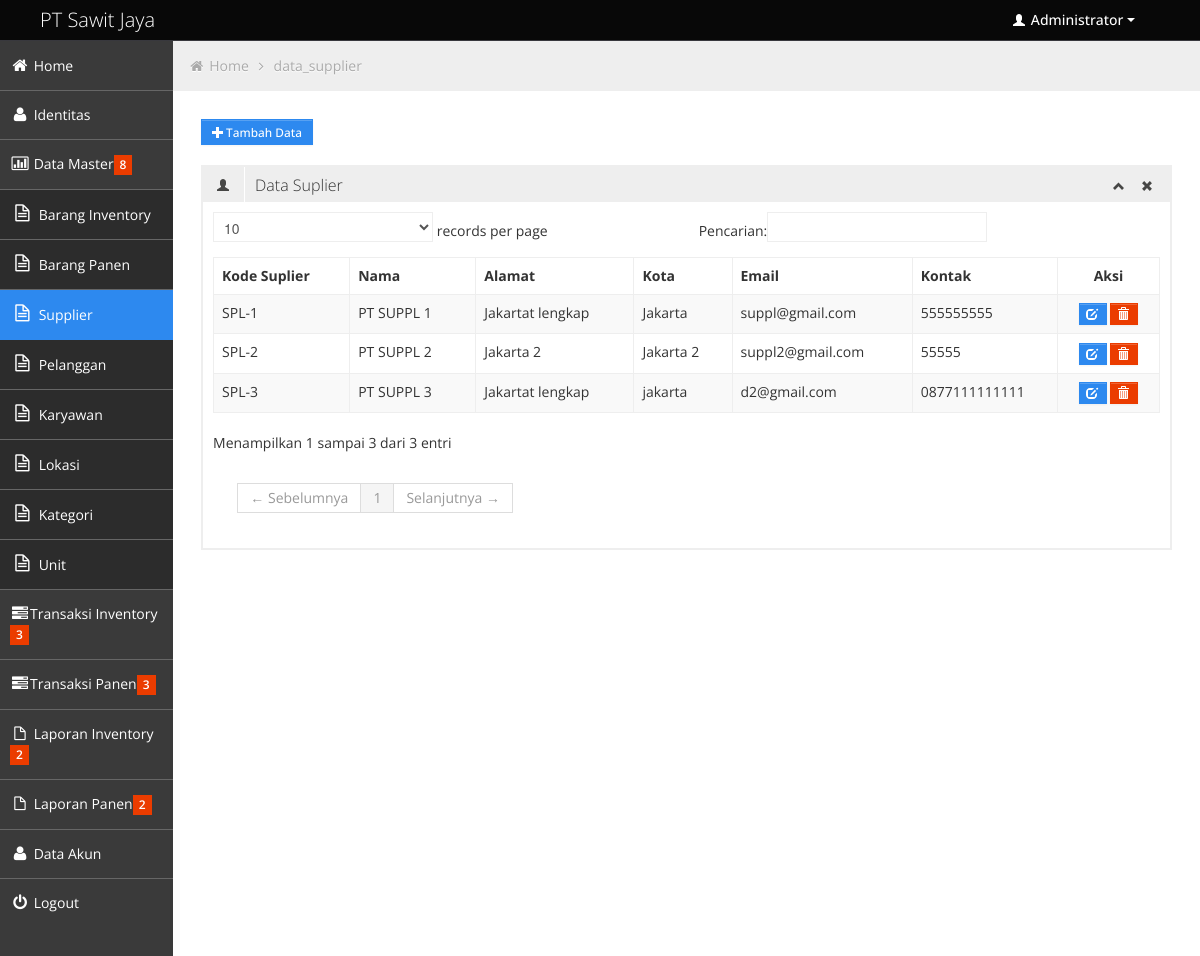
The app's page /index.php?halaman=data_supplier (signed in) with its own data.
### tables this page shows
CREATE TABLE IF NOT EXISTS `identitas` (
  `id_identitas` int(3) NOT NULL AUTO_INCREMENT,
  `nama_identitas` varchar(100) NOT NULL,
  `alamat` varchar(30) NOT NULL,
  `telp` varchar(12) NOT NULL,
  `keterangan` varchar(30) NOT NULL,
  PRIMARY KEY (`id_identitas`)
);

CREATE TABLE IF NOT EXISTS `supplier` (
  `inc` int(9) NOT NULL,
  `supplier_id` varchar(9) NOT NULL,
  `supplier_nama` varchar(90) NOT NULL,
  `supplier_alamat` varchar(90) NOT NULL,
  `supplier_kota` varchar(50) NOT NULL,
  `supplier_email` varchar(90) NOT NULL,
  `supplier_kontak` varchar(20) NOT NULL,
  PRIMARY KEY (`inc`),
  KEY `supplier_id` (`supplier_id`)
);

### data_supplier.php (the view)
<a href='index.php?halaman=form_data_master&kode=supplier_insert' class='btn btn-small btn-primary'>
   <i class="halflings-icon white plus"></i><span>Tambah Data</span>
   </a>
   <br/>
   <br/>
<div class='row-fluid sortable'>
				<div class='box span12'>
					<div class='box-header' data-original-title>
						<h2><i class='halflings-icon user'></i><span class='break'></span>Data Suplier</h2>
						<div class='box-icon'>
							<a href='#' class='btn-minimize'><i class='halflings-icon chevron-up'></i></a>
							<a href='#' class='btn-close'><i class='halflings-icon remove'></i></a>
						</div>
					</div>
					<div class='box-content'>
						<table class='table table-striped table-bordered bootstrap-datatable datatable'>
						  <thead>
							  <tr>
		  <th>Kode Suplier</th>
          <th>Nama</th>
          <th>Alamat</th>
          <th>Kota</th>
          <th>Email</th>
          <th>Kontak</th>
          <th><center>Aksi</center></th>
							  </tr>
						  </thead>
						  <tbody>
							<?php
		$qtmpil_sup="select * from supplier order by inc asc";
		$qp_sup=mysql_query($qtmpil_sup);
		while($row2=mysql_fetch_array($qp_sup)){ ?>
		  <tr><td><?php echo "$row2[supplier_id]"; ?></td>
          <td><?php echo "$row2[supplier_nama]"; ?></td>
          <td><?php echo "$row2[supplier_alamat]"; ?></td>
          <td><?php echo "$row2[supplier_kota]"; ?></td>
          <td><?php echo "$row2[supplier_email]"; ?></td>
          <td><?php echo "$row2[supplier_kontak]"; ?></td>
          <td><center><?php echo "<a class='btn btn-mini btn-primary' href=index.php?halaman=form_ubah_data&kode=supplier_update&id=$row2[supplier_id]>"; ?>
          	 <i class='halflings-icon white edit'></i>
			 <?php echo "</a> ";
			 echo "<a class='btn btn-mini btn-danger' href='proses.php?proses=supplier_delete&id=$row2[supplier_id]'>"; ?>
          	 <i class='halflings-icon white trash'></i>
			 <?php echo "</a>";
          echo"</center></td>
							</tr>";
							$no++;}?>
						  </tbody>
					  </table>
					</div>
				</div>
			</div>

### header.php (shortened to what this page needs)
<div class="navbar">
	<div class="navbar-inner">
		<div class="container-fluid">
			<a class="brand" href="index.html"><span><?php echo"$idn[nama_identitas]";?></span></a>
			<div class="nav-no-collapse header-nav">
				<ul class="nav pull-right">
					<li class="dropdown">
						<a class="btn dropdown-toggle" data-toggle="dropdown" href="#">
							<i class="halflings-icon white user"></i> Administrator
							<span class="caret"></span>
						</a>
					</li>
				</ul>
			</div>
		</div>
	</div>
</div>

### css/halflings.css (style rules this page uses)
html, html .halflings { -webkit-font-smoothing: antialiased !important; }
.halflings-icon { display: inline-block; width: 14px; height: 14px; line-height: 14px; vertical-align: text-top; background-image: url(../img/glyphicons_halflings.svg); background-position: 0 0; background-repeat: no-repeat; vertical-align: top; *display: inline; *zoom: 1; *margin-right: .3em; }
.halflings-icon.white { background-image: url(../img/glyphicons_halflings-white.svg); }
.halflings-icon.user { background-position: -168px 0; }
.halflings-icon.remove { background-position: -312px 0; }
.halflings-icon.trash { background-position: -456px 0; }
.halflings-icon.edit { background-position: -96px -72px; }
.halflings-icon.plus { background-position: -408px -96px; }
.halflings-icon.chevron-up { background-position: -288px -120px; }

### records on screen
identitas: nama_identitas "PT Sawit Jaya"
supplier: supplier "SPL-1", supplier_nama "PT SUPPL 1", supplier_alamat "Jakartat lengkap", supplier_kota "Jakarta", supplier_email "suppl@gmail.com", supplier_kontak "555555555"
supplier: supplier "SPL-2", supplier_nama "PT SUPPL 2", supplier_alamat "Jakarta 2", supplier_kota "Jakarta 2", supplier_email "suppl2@gmail.com", supplier_kontak "55555"
supplier: supplier "SPL-3", supplier_nama "PT SUPPL 3", supplier_alamat "Jakartat lengkap", supplier_kota "jakarta", supplier_email "d2@gmail.com", supplier_kontak "0877111111111"

### other values on screen
$hal "data_supplier"
